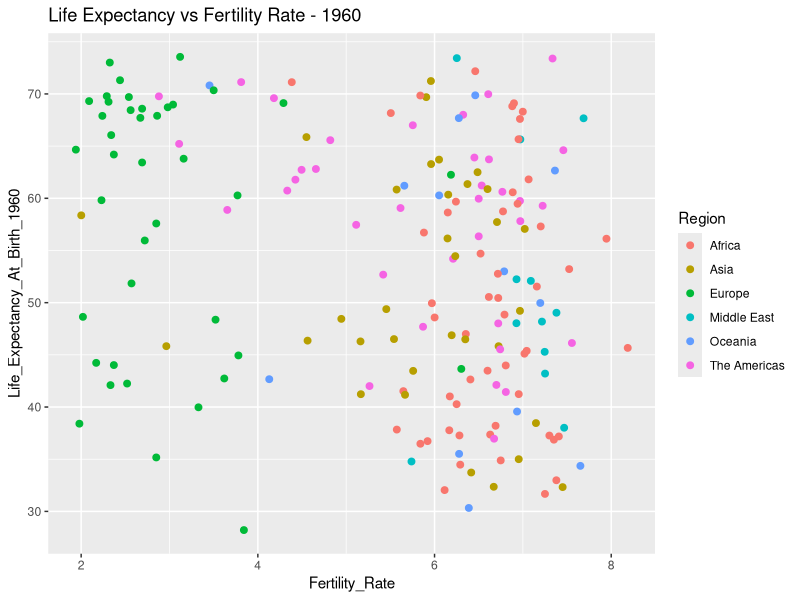
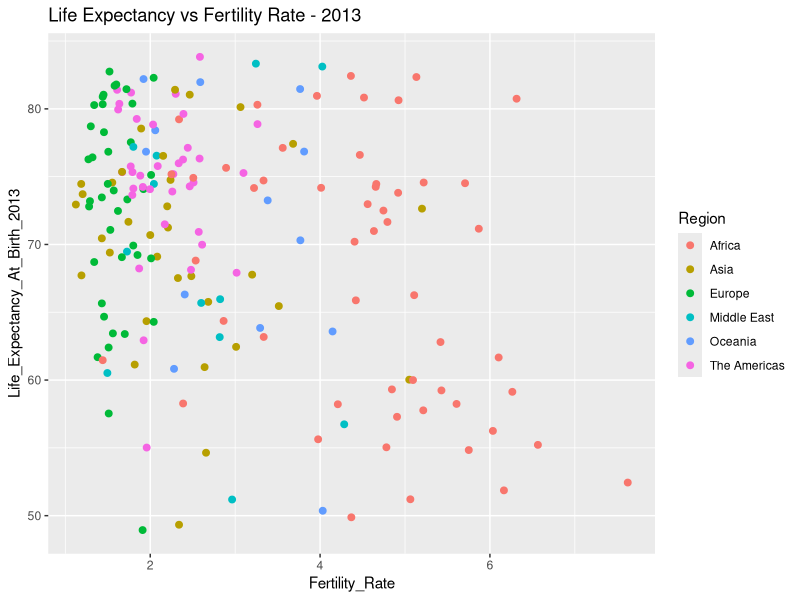

Write R code to recreate these figures, in order.
library(ggplot2)


getwd()

setwd("C:\\Users\\jrdnm\\DevelopmentProjects\\New folder\\Homework\\World Bank")

#Create the data frame with csv for 2013
df_2013 <- read.csv("P2-Section5-Homework-Data_2013_Data.csv")

#Create the data frame with csv for 1960
df_1960 <- read.csv("P2-Section5-Homework-Data_1960_Data.csv")


#rename columns in both data frames
colnames(df_2013) <- c("Country", "Code", "Region", "Year", "Fertility_Rate") 
colnames(df_1960) <- c("Country", "Code", "Region", "Year", "Fertility_Rate") 


#look at both sets of data
head(df_2013)

head(df_1960)

#Execute below code to generate three new vectors - data from Kirill
Country_Code <- c("ABW","AFG","AGO","ALB","ARE","ARG","ARM","ATG","AUS","AUT","AZE","BDI","BEL","BEN","BFA","BGD","BGR","BHR","BHS","BIH","BLR","BLZ","BOL","BRA","BRB","BRN","BTN","BWA","CAF","CAN","CHE","CHL","CHN","CIV","CMR","COG","COL","COM","CPV","CRI","CUB","CYP","CZE","DEU","DJI","DNK","DOM","DZA","ECU","EGY","ERI","ESP","EST","ETH","FIN","FJI","FRA","FSM","GAB","GBR","GEO","GHA","GIN","GMB","GNB","GNQ","GRC","GRD","GTM","GUM","GUY","HKG","HND","HRV","HTI","HUN","IDN","IND","IRL","IRN","IRQ","ISL","ITA","JAM","JOR","JPN","KAZ","KEN","KGZ","KHM","KIR","KOR","KWT","LAO","LBN","LBR","LBY","LCA","LKA","LSO","LTU","LUX","LVA","MAC","MAR","MDA","MDG","MDV","MEX","MKD","MLI","MLT","MMR","MNE","MNG","MOZ","MRT","MUS","MWI","MYS","NAM","NCL","NER","NGA","NIC","NLD","NOR","NPL","NZL","OMN","PAK","PAN","PER","PHL","PNG","POL","PRI","PRT","PRY","PYF","QAT","ROU","RUS","RWA","SAU","SDN","SEN","SGP","SLB","SLE","SLV","SOM","SSD","STP","SUR","SVK","SVN","SWE","SWZ","SYR","TCD","TGO","THA","TJK","TKM","TLS","TON","TTO","TUN","TUR","TZA","UGA","UKR","URY","USA","UZB","VCT","VEN","VIR","VNM","VUT","WSM","YEM","ZAF","COD","ZMB","ZWE")
Life_Expectancy_At_Birth_1960 <- c(65.5693658536586,32.328512195122,32.9848292682927,62.2543658536585,52.2432195121951,65.2155365853659,65.8634634146342,61.7827317073171,70.8170731707317,68.5856097560976,60.836243902439,41.2360487804878,69.7019512195122,37.2782682926829,34.4779024390244,45.8293170731707,69.2475609756098,52.0893658536585,62.7290487804878,60.2762195121951,67.7080975609756,59.9613658536585,42.1183170731707,54.2054634146342,60.7380487804878,62.5003658536585,32.3593658536585,50.5477317073171,36.4826341463415,71.1331707317073,71.3134146341463,57.4582926829268,43.4658048780488,36.8724146341463,41.523756097561,48.5816341463415,56.716756097561,41.4424390243903,48.8564146341463,60.5761951219512,63.9046585365854,69.5939268292683,70.3487804878049,69.3129512195122,44.0212682926829,72.1765853658537,51.8452682926829,46.1351219512195,53.215,48.0137073170732,37.3629024390244,69.1092682926829,67.9059756097561,38.4057073170732,68.819756097561,55.9584878048781,69.8682926829268,57.5865853658537,39.5701219512195,71.1268292682927,63.4318536585366,45.8314634146342,34.8863902439024,32.0422195121951,37.8404390243902,36.7330487804878,68.1639024390244,59.8159268292683,45.5316341463415,61.2263414634146,60.2787317073171,66.9997073170732,46.2883170731707,64.6086585365854,42.1000975609756,68.0031707317073,48.6403170731707,41.1719512195122,69.691756097561,44.945512195122,48.0306829268293,73.4286585365854,69.1239024390244,64.1918292682927,52.6852682926829,67.6660975609756,58.3675853658537,46.3624146341463,56.1280731707317,41.2320243902439,49.2159756097561,53.0013170731707,60.3479512195122,43.2044634146342,63.2801219512195,34.7831707317073,42.6411951219512,57.303756097561,59.7471463414634,46.5107073170732,69.8473170731707,68.4463902439024,69.7868292682927,64.6609268292683,48.4466341463415,61.8127804878049,39.9746829268293,37.2686341463415,57.0656341463415,60.6228048780488,28.2116097560976,67.6017804878049,42.7363902439024,63.7056097560976,48.3688048780488,35.0037073170732,43.4830975609756,58.7452195121951,37.7736341463415,59.4753414634146,46.8803902439024,58.6390243902439,35.5150487804878,37.1829512195122,46.9988292682927,73.3926829268293,73.549756097561,35.1708292682927,71.2365853658537,42.6670731707317,45.2904634146342,60.8817073170732,47.6915853658537,57.8119268292683,38.462243902439,67.6804878048781,68.7196097560976,62.8089268292683,63.7937073170732,56.3570487804878,61.2060731707317,65.6424390243903,66.0552926829268,42.2492926829268,45.6662682926829,48.1876341463415,38.206,65.6598292682927,49.3817073170732,30.3315365853659,49.9479268292683,36.9658780487805,31.6767073170732,50.4513658536585,59.6801219512195,69.9759268292683,68.9780487804878,73.0056097560976,44.2337804878049,52.768243902439,38.0161219512195,40.2728292682927,54.6993170731707,56.1535365853659,54.4586829268293,33.7271219512195,61.3645365853659,62.6575853658537,42.009756097561,45.3844146341463,43.6538780487805,43.9835609756098,68.2995365853659,67.8963902439025,69.7707317073171,58.8855365853659,57.7238780487805,59.2851219512195,63.7302195121951,59.0670243902439,46.4874878048781,49.969512195122,34.3638048780488,49.0362926829268,41.0180487804878,45.1098048780488,51.5424634146342)
Life_Expectancy_At_Birth_2013 <- c(75.3286585365854,60.0282682926829,51.8661707317073,77.537243902439,77.1956341463415,75.9860975609756,74.5613658536585,75.7786585365854,82.1975609756098,80.890243902439,70.6931463414634,56.2516097560976,80.3853658536585,59.3120243902439,58.2406341463415,71.245243902439,74.4658536585366,76.5459512195122,75.0735365853659,76.2769268292683,72.4707317073171,69.9820487804878,67.9134390243903,74.1224390243903,75.3339512195122,78.5466585365854,69.1029268292683,64.3608048780488,49.8798780487805,81.4011219512195,82.7487804878049,81.1979268292683,75.3530243902439,51.2084634146342,55.0418048780488,61.6663902439024,73.8097317073171,62.9321707317073,72.9723658536585,79.2252195121951,79.2563902439025,79.9497804878049,78.2780487804878,81.0439024390244,61.6864634146342,80.3024390243903,73.3199024390244,74.5689512195122,75.648512195122,70.9257804878049,63.1778780487805,82.4268292682927,76.4243902439025,63.4421951219512,80.8317073170732,69.9179268292683,81.9682926829268,68.9733902439024,63.8435853658537,80.9560975609756,74.079512195122,61.1420731707317,58.216487804878,59.9992682926829,54.8384146341464,57.2908292682927,80.6341463414634,73.1935609756098,71.4863902439024,78.872512195122,66.3100243902439,83.8317073170732,72.9428536585366,77.1268292682927,62.4011463414634,75.2682926829268,68.7046097560976,67.6604146341463,81.0439024390244,75.1259756097561,69.4716829268293,83.1170731707317,82.290243902439,73.4689268292683,73.9014146341463,83.3319512195122,70.45,60.9537804878049,70.2024390243902,67.7720487804878,65.7665853658537,81.459756097561,74.462756097561,65.687243902439,80.1288780487805,60.5203902439024,71.6576829268293,74.9127073170732,74.2402926829268,49.3314634146342,74.1634146341464,81.7975609756098,73.9804878048781,80.3391463414634,73.7090487804878,68.811512195122,64.6739024390244,76.6026097560976,76.5326585365854,75.1870487804878,57.5351951219512,80.7463414634146,65.6540975609756,74.7583658536585,69.0618048780488,54.641512195122,62.8027073170732,74.46,61.466,74.567512195122,64.3438780487805,77.1219512195122,60.8281463414634,52.4421463414634,74.514756097561,81.1048780487805,81.4512195121951,69.222,81.4073170731707,76.8410487804878,65.9636829268293,77.4192195121951,74.2838536585366,68.1315609756097,62.4491707317073,76.8487804878049,78.7111951219512,80.3731707317073,72.7991707317073,76.3340731707317,78.4184878048781,74.4634146341463,71.0731707317073,63.3948292682927,74.1776341463415,63.1670487804878,65.878756097561,82.3463414634146,67.7189268292683,50.3631219512195,72.4981463414634,55.0230243902439,55.2209024390244,66.259512195122,70.99,76.2609756097561,80.2780487804878,81.7048780487805,48.9379268292683,74.7157804878049,51.1914878048781,59.1323658536585,74.2469268292683,69.4001707317073,65.4565609756098,67.5223658536585,72.6403414634147,70.3052926829268,73.6463414634147,75.1759512195122,64.2918292682927,57.7676829268293,71.159512195122,76.8361951219512,78.8414634146341,68.2275853658537,72.8108780487805,74.0744146341464,79.6243902439024,75.756487804878,71.669243902439,73.2503902439024,63.583512195122,56.7365853658537,58.2719268292683,59.2373658536585,55.633)

#(c) Kirill Eremenko, www.superdatascience.com

#Merge all three into a data frame
CountryCode_Lifecycle_df <- data.frame(Country_Code, LE_1960 = Life_Expectancy_At_Birth_1960, 
                                         LE_2013 = Life_Expectancy_At_Birth_2013)


#Merge 1960 data with Lifecycle data
mergedf_1960 <- merge(df_1960, CountryCode_Lifecycle_df, by.x = "Code", by.y = "Country_Code")

#Merge 2013 data with Lifecycle data
mergedf_2013 <- merge(df_2013, CountryCode_Lifecycle_df, by.x = "Code", by.y = "Country_Code")

head(mergedf_1960)

head(mergedf_2013)

#Now that we've set up the data, we can start the analysis. We are required to produce a scatterplot 
#depicting life expectancy (y-axis) and fertility rate (x-axis) statistics by country.
#scatterplot also needs to be categorized by Countries' Regions.
# They also want insights comparing the two years.


#First Problem: Scatterplot by life expectancy (y-axis) and fertility rate (x-axis) statistics by country. 

#1960 visualization and basic mean calculations
qplot(data = mergedf_1960, x = Fertility_Rate, y = Life_Expectancy_At_Birth_1960, color = Region, size = I(2), main = "Life Expectancy vs Fertility Rate - 1960")
mean(Life_Expectancy_At_Birth_1960)
mean(mergedf_1960$Fertility_Rate)

#2013 visualization and basic mean calculations
qplot(data = mergedf_2013, x = Fertility_Rate, y = Life_Expectancy_At_Birth_2013, color = Region, size = I(2), main = "Life Expectancy vs Fertility Rate - 2013")
mean(Life_Expectancy_At_Birth_2013)
mean(mergedf_2013$Fertility_Rate)

#Insights

#The big difference between the two, is that fertility rate has dropped for most countries outside Africa, and even within Africa. 

#Looking at the mean average, we can see the average life expectancy increased by more than 15+ years across all countries (53yrs vs 70yrs).

#We can also see the average fertility rate was almost cut in half, from 5.53 in 1960 to 2.8 in 2013. 






